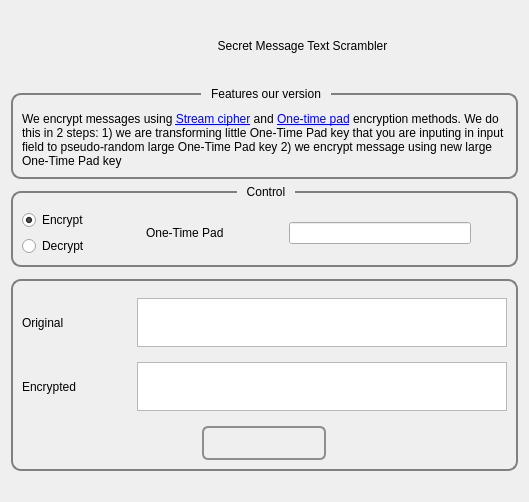
<?xml version="1.0" encoding="UTF-8"?>
<ui version="4.0">
 <class>MessageScramblerWgt</class>
 <widget class="QWidget" name="MessageScramblerWgt">
  <property name="geometry">
   <rect>
    <x>0</x>
    <y>0</y>
    <width>529</width>
    <height>485</height>
   </rect>
  </property>
  <property name="windowTitle">
   <string>BlockPad</string>
  </property>
  <property name="styleSheet">
   <string notr="true">QPushButton
{
background-color: transparent; 
border: none; 
min-width:30;
min-height:30;
max-width:30;
max-height:30;
qproperty-iconSize: 30px 30px;
qproperty-text:&quot;&quot; 
}

QGroupBox{
    border: 2px solid grey;
    border-radius: 10px;
    margin-top: 6px;
    padding-top: 8px;
}

QGroupBox::title {
    margin: 0 5px;
    subcontrol-origin: margin;
    subcontrol-position: top center;
    padding: 0 3px;
}

QLabel#labelOurDescription{
	min-width:0px;
    max-width:9999px;
}

QLineEdit{
	min-width:180px;
    max-width:180px;
}</string>
  </property>
  <layout class="QVBoxLayout" name="verticalLayout_4">
   <item>
    <layout class="QHBoxLayout" name="horizontalLayout_11">
     <item>
      <widget class="QLabel" name="labelIcon">
       <property name="sizePolicy">
        <sizepolicy hsizetype="Fixed" vsizetype="Fixed">
         <horstretch>0</horstretch>
         <verstretch>0</verstretch>
        </sizepolicy>
       </property>
       <property name="minimumSize">
        <size>
         <width>70</width>
         <height>70</height>
        </size>
       </property>
       <property name="maximumSize">
        <size>
         <width>70</width>
         <height>70</height>
        </size>
       </property>
       <property name="text">
        <string/>
       </property>
       <property name="pixmap">
        <pixmap resource="icons.qrc">:/Icons/encrypted-email.png</pixmap>
       </property>
       <property name="scaledContents">
        <bool>true</bool>
       </property>
      </widget>
     </item>
     <item>
      <widget class="QLabel" name="labelTitle">
       <property name="text">
        <string>Secret Message Text Scrambler</string>
       </property>
       <property name="alignment">
        <set>Qt::AlignCenter</set>
       </property>
      </widget>
     </item>
    </layout>
   </item>
   <item>
    <widget class="QGroupBox" name="groupBoxOurDescription">
     <property name="title">
      <string>Features our version</string>
     </property>
     <layout class="QVBoxLayout" name="verticalLayout_5">
      <item>
       <widget class="QLabel" name="labelOurDescription">
        <property name="text">
         <string>We encrypt messages using &lt;a href=&quot;https://en.wikipedia.org/wiki/Stream_cipher&quot;&gt;Stream cipher&lt;/a&gt; and &lt;a href=&quot;https://en.wikipedia.org/wiki/One-time_pad&quot;&gt;One-time pad&lt;/a&gt; encryption methods. We do this in 2 steps: 1) we are transforming little One-Time Pad key that you are inputing in input field to pseudo-random large One-Time Pad key 2) we encrypt message using new large One-Time Pad key</string>
        </property>
        <property name="wordWrap">
         <bool>true</bool>
        </property>
        <property name="openExternalLinks">
         <bool>true</bool>
        </property>
        <property name="textInteractionFlags">
         <set>Qt::TextBrowserInteraction</set>
        </property>
       </widget>
      </item>
     </layout>
    </widget>
   </item>
   <item>
    <widget class="QGroupBox" name="groupBoxControl">
     <property name="title">
      <string>Control</string>
     </property>
     <layout class="QVBoxLayout" name="verticalLayout_3">
      <item>
       <layout class="QHBoxLayout" name="horizontalLayout">
        <item>
         <layout class="QVBoxLayout" name="verticalLayout">
          <item>
           <widget class="QRadioButton" name="radioButtonEncrypt">
            <property name="text">
             <string>Encrypt</string>
            </property>
            <property name="checked">
             <bool>true</bool>
            </property>
            <attribute name="buttonGroup">
             <string notr="true">buttonGroup</string>
            </attribute>
           </widget>
          </item>
          <item>
           <widget class="QRadioButton" name="radioButtonDecrypt">
            <property name="text">
             <string>Decrypt</string>
            </property>
            <attribute name="buttonGroup">
             <string notr="true">buttonGroup</string>
            </attribute>
           </widget>
          </item>
         </layout>
        </item>
        <item>
         <spacer name="horizontalSpacer">
          <property name="orientation">
           <enum>Qt::Horizontal</enum>
          </property>
          <property name="sizeType">
           <enum>QSizePolicy::Fixed</enum>
          </property>
          <property name="sizeHint" stdset="0">
           <size>
            <width>50</width>
            <height>20</height>
           </size>
          </property>
         </spacer>
        </item>
        <item>
         <layout class="QHBoxLayout" name="horizontalLayout_3">
          <item>
           <widget class="QLabel" name="labelOneTimePad">
            <property name="text">
             <string>One-Time Pad</string>
            </property>
           </widget>
          </item>
          <item>
           <spacer name="horizontalSpacer_5">
            <property name="orientation">
             <enum>Qt::Horizontal</enum>
            </property>
            <property name="sizeHint" stdset="0">
             <size>
              <width>40</width>
              <height>20</height>
             </size>
            </property>
           </spacer>
          </item>
          <item>
           <widget class="QLineEdit" name="lineEditOneTimePad">
            <property name="sizePolicy">
             <sizepolicy hsizetype="MinimumExpanding" vsizetype="Fixed">
              <horstretch>0</horstretch>
              <verstretch>0</verstretch>
             </sizepolicy>
            </property>
            <property name="minimumSize">
             <size>
              <width>182</width>
              <height>0</height>
             </size>
            </property>
           </widget>
          </item>
          <item>
           <widget class="QPushButton" name="pushButtonGenerateOneTimePad">
            <property name="toolTip">
             <string>Generate one-time pad</string>
            </property>
            <property name="text">
             <string/>
            </property>
            <property name="icon">
             <iconset resource="icons.qrc">
              <normaloff>:/Icons/NewOneTimePadGenerator.png</normaloff>:/Icons/NewOneTimePadGenerator.png</iconset>
            </property>
           </widget>
          </item>
         </layout>
        </item>
       </layout>
      </item>
     </layout>
    </widget>
   </item>
   <item>
    <widget class="QGroupBox" name="groupBoxEncryptDecrypt">
     <property name="sizePolicy">
      <sizepolicy hsizetype="Preferred" vsizetype="Preferred">
       <horstretch>0</horstretch>
       <verstretch>0</verstretch>
      </sizepolicy>
     </property>
     <property name="title">
      <string/>
     </property>
     <layout class="QVBoxLayout" name="verticalLayout_2">
      <property name="spacing">
       <number>15</number>
      </property>
      <item>
       <layout class="QHBoxLayout" name="horizontalLayout_2">
        <item>
         <widget class="QLabel" name="labelBefore">
          <property name="minimumSize">
           <size>
            <width>100</width>
            <height>0</height>
           </size>
          </property>
          <property name="text">
           <string>Original</string>
          </property>
         </widget>
        </item>
        <item>
         <widget class="QPlainTextEdit" name="plainTextEditMessageBefore"/>
        </item>
       </layout>
      </item>
      <item>
       <layout class="QHBoxLayout" name="horizontalLayout_4">
        <item>
         <widget class="QLabel" name="labelAfter">
          <property name="minimumSize">
           <size>
            <width>100</width>
            <height>0</height>
           </size>
          </property>
          <property name="text">
           <string>Encrypted</string>
          </property>
         </widget>
        </item>
        <item>
         <widget class="QPlainTextEdit" name="plainTextEditMessageAfter">
          <property name="readOnly">
           <bool>true</bool>
          </property>
         </widget>
        </item>
       </layout>
      </item>
      <item>
       <layout class="QHBoxLayout" name="horizontalLayout_5">
        <item>
         <spacer name="horizontalSpacer_4">
          <property name="orientation">
           <enum>Qt::Horizontal</enum>
          </property>
          <property name="sizeHint" stdset="0">
           <size>
            <width>408</width>
            <height>20</height>
           </size>
          </property>
         </spacer>
        </item>
        <item>
         <widget class="QPushButton" name="pushButtonEncryptDecrypt">
          <property name="styleSheet">
           <string notr="true">QPushButton {
    border: 2px solid #8f8f91;
    border-radius: 6px;
    background-color: qlineargradient(x1: 0, y1: 0, x2: 0, y2: 1,
                                      stop: 0 #f6f7fa, stop: 1 #dadbde);
    min-width: 120px;
}

QPushButton:pressed {
    background-color: qlineargradient(x1: 0, y1: 0, x2: 0, y2: 1,
                                      stop: 0 #dadbde, stop: 1 #f6f7fa);
}

QPushButton:flat {
    border: none; /* no border for a flat push button */
}

QPushButton:default {
    border-color: navy; /* make the default button prominent */
}</string>
          </property>
          <property name="text">
           <string/>
          </property>
          <property name="icon">
           <iconset resource="icons.qrc">
            <normaloff>:/Icons/padGeneratorEncrypt.png</normaloff>:/Icons/padGeneratorEncrypt.png</iconset>
          </property>
         </widget>
        </item>
        <item>
         <spacer name="horizontalSpacer_3">
          <property name="orientation">
           <enum>Qt::Horizontal</enum>
          </property>
          <property name="sizeHint" stdset="0">
           <size>
            <width>408</width>
            <height>20</height>
           </size>
          </property>
         </spacer>
        </item>
       </layout>
      </item>
     </layout>
    </widget>
   </item>
   <item>
    <widget class="QLabel" name="labelStatus">
     <property name="lineWidth">
      <number>1</number>
     </property>
     <property name="text">
      <string/>
     </property>
    </widget>
   </item>
  </layout>
 </widget>
 <resources>
  <include location="icons.qrc"/>
 </resources>
 <connections/>
 <buttongroups>
  <buttongroup name="buttonGroup"/>
  <buttongroup name="buttonGroup_2"/>
 </buttongroups>
</ui>
